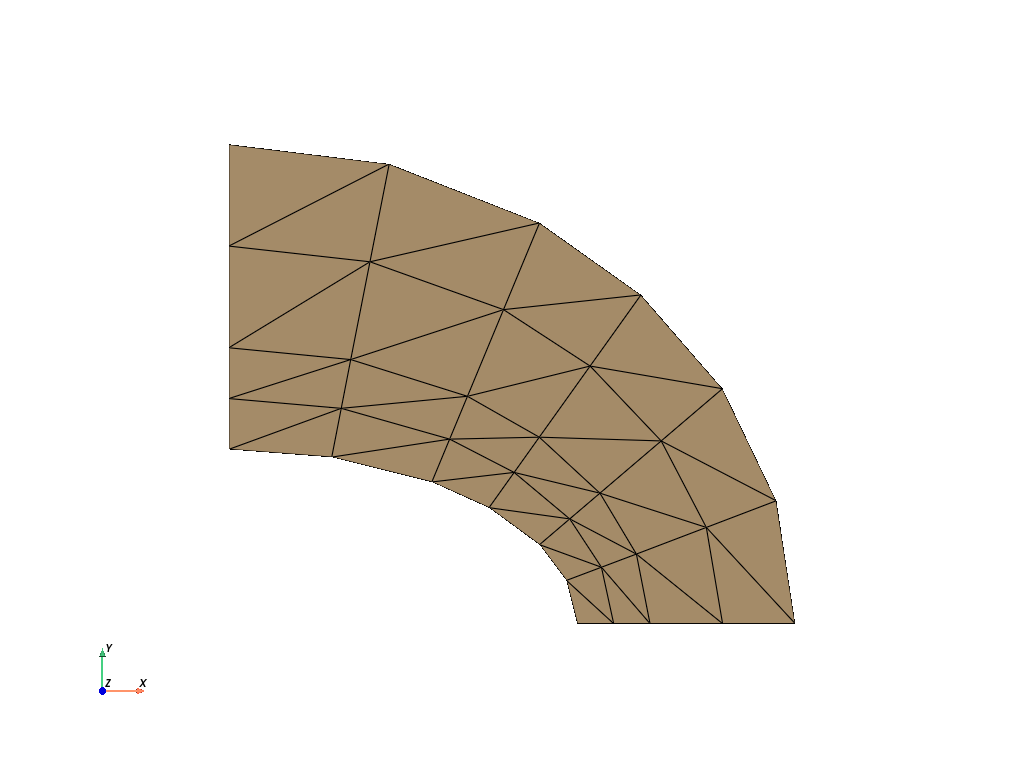

This figure's Python source:
import getfem as gf
import numpy as np
import pyvista as pv

pv.set_plot_theme("document")


mesh = gf.Mesh("empty", 2)
gt = gf.GeoTrans("GT_PK(2,1)")
x = [
   2.12968779,
   1.78302097,
           2.,
   2.41700006,
   1.16499996,
   1.36939037,
           0.,
           0.,
   2.83276558,
         3.25,
   1.78299999,
           0.,
   1.95635438,
   1.93760836,
   2.20849991,
   2.33895946,
   1.26719522,
  0.699454725,
           0.,
  0.590530932,
   2.48122668,
   2.83349991,
   3.14145494,
   1.57619524,
   1.78156114,
   2.36494803,
  0.920210361,
           0.,
   1.49321365,
   2.13828373,
  0.644992828,
    2.7402072,
   2.07325459,
  0.809832573,
   1.63738739,
]
y = [
  0.748563945,
  0.453000009,
           0.,
           0.,
  0.812830687,
   1.30441773,
   1.58299994,
           1.,
   1.34800005,
           0.,
   2.29920578,
         2.75,
  0.600781977,
   0.24782756,
           0.,
  0.399010003,
   1.05862427,
   1.51526558,
   1.29149997,
  0.955415249,
   1.04828203,
           0.,
  0.704780996,
   1.80181181,
   1.06977248,
   1.88628185,
   2.63746476,
   2.16650009,
   0.66526556,
  0.323418766,
   1.23534048,
  0.551895499,
   1.47802711,
   2.07636523,
  0.867518961,
]
mesh.add_convex(gt, [[x[29], x[15], x[12]], [y[29], y[15], y[12]]])
mesh.add_convex(gt, [[x[ 0], x[12], x[15]], [y[ 0], y[12], y[15]]])
mesh.add_convex(gt, [[x[13], x[29], x[ 1]], [y[13], y[29], y[ 1]]])
mesh.add_convex(gt, [[x[12], x[ 1], x[29]], [y[12], y[ 1], y[29]]])
mesh.add_convex(gt, [[x[14], x[ 3], x[29]], [y[14], y[ 3], y[29]]])
mesh.add_convex(gt, [[x[15], x[29], x[ 3]], [y[15], y[29], y[ 3]]])
mesh.add_convex(gt, [[x[ 2], x[14], x[13]], [y[ 2], y[14], y[13]]])
mesh.add_convex(gt, [[x[29], x[13], x[14]], [y[29], y[13], y[14]]])
mesh.add_convex(gt, [[x[30], x[19], x[16]], [y[30], y[19], y[16]]])
mesh.add_convex(gt, [[x[ 4], x[16], x[19]], [y[ 4], y[16], y[19]]])
mesh.add_convex(gt, [[x[17], x[30], x[ 5]], [y[17], y[30], y[ 5]]])
mesh.add_convex(gt, [[x[16], x[ 5], x[30]], [y[16], y[ 5], y[30]]])
mesh.add_convex(gt, [[x[18], x[ 7], x[30]], [y[18], y[ 7], y[30]]])
mesh.add_convex(gt, [[x[19], x[30], x[ 7]], [y[19], y[30], y[ 7]]])
mesh.add_convex(gt, [[x[ 6], x[18], x[17]], [y[ 6], y[18], y[17]]])
mesh.add_convex(gt, [[x[30], x[17], x[18]], [y[30], y[17], y[18]]])
mesh.add_convex(gt, [[x[ 8], x[20], x[22]], [y[ 8], y[20], y[22]]])
mesh.add_convex(gt, [[x[20], x[31], x[22]], [y[20], y[31], y[22]]])
mesh.add_convex(gt, [[x[20], x[ 0], x[31]], [y[20], y[ 0], y[31]]])
mesh.add_convex(gt, [[x[ 0], x[15], x[31]], [y[ 0], y[15], y[31]]])
mesh.add_convex(gt, [[x[22], x[31], x[ 9]], [y[22], y[31], y[ 9]]])
mesh.add_convex(gt, [[x[31], x[21], x[ 9]], [y[31], y[21], y[ 9]]])
mesh.add_convex(gt, [[x[31], x[15], x[21]], [y[31], y[15], y[21]]])
mesh.add_convex(gt, [[x[15], x[ 3], x[21]], [y[15], y[ 3], y[21]]])
mesh.add_convex(gt, [[x[10], x[23], x[25]], [y[10], y[23], y[25]]])
mesh.add_convex(gt, [[x[23], x[32], x[25]], [y[23], y[32], y[25]]])
mesh.add_convex(gt, [[x[23], x[ 5], x[32]], [y[23], y[ 5], y[32]]])
mesh.add_convex(gt, [[x[ 5], x[24], x[32]], [y[ 5], y[24], y[32]]])
mesh.add_convex(gt, [[x[25], x[32], x[ 8]], [y[25], y[32], y[ 8]]])
mesh.add_convex(gt, [[x[32], x[20], x[ 8]], [y[32], y[20], y[ 8]]])
mesh.add_convex(gt, [[x[32], x[24], x[20]], [y[32], y[24], y[20]]])
mesh.add_convex(gt, [[x[24], x[ 0], x[20]], [y[24], y[ 0], y[20]]])
mesh.add_convex(gt, [[x[ 5], x[23], x[17]], [y[ 5], y[23], y[17]]])
mesh.add_convex(gt, [[x[23], x[33], x[17]], [y[23], y[33], y[17]]])
mesh.add_convex(gt, [[x[23], x[10], x[33]], [y[23], y[10], y[33]]])
mesh.add_convex(gt, [[x[10], x[26], x[33]], [y[10], y[26], y[33]]])
mesh.add_convex(gt, [[x[17], x[33], x[ 6]], [y[17], y[33], y[ 6]]])
mesh.add_convex(gt, [[x[33], x[27], x[ 6]], [y[33], y[27], y[ 6]]])
mesh.add_convex(gt, [[x[33], x[26], x[27]], [y[33], y[26], y[27]]])
mesh.add_convex(gt, [[x[26], x[11], x[27]], [y[26], y[11], y[27]]])
mesh.add_convex(gt, [[x[34], x[24], x[16]], [y[34], y[24], y[16]]])
mesh.add_convex(gt, [[x[ 5], x[16], x[24]], [y[ 5], y[16], y[24]]])
mesh.add_convex(gt, [[x[28], x[34], x[ 4]], [y[28], y[34], y[ 4]]])
mesh.add_convex(gt, [[x[16], x[ 4], x[34]], [y[16], y[ 4], y[34]]])
mesh.add_convex(gt, [[x[12], x[ 0], x[34]], [y[12], y[ 0], y[34]]])
mesh.add_convex(gt, [[x[24], x[34], x[ 0]], [y[24], y[34], y[ 0]]])
mesh.add_convex(gt, [[x[ 1], x[12], x[28]], [y[ 1], y[12], y[28]]])
mesh.add_convex(gt, [[x[34], x[28], x[12]], [y[34], y[28], y[12]]])
mesh.save("fine.msh")
mesh.export_to_vtk("fine.vtk", "ascii")

m = pv.read("fine.vtk")
m.plot(cpos="xy", show_edges=True, screenshot="fine.png")
